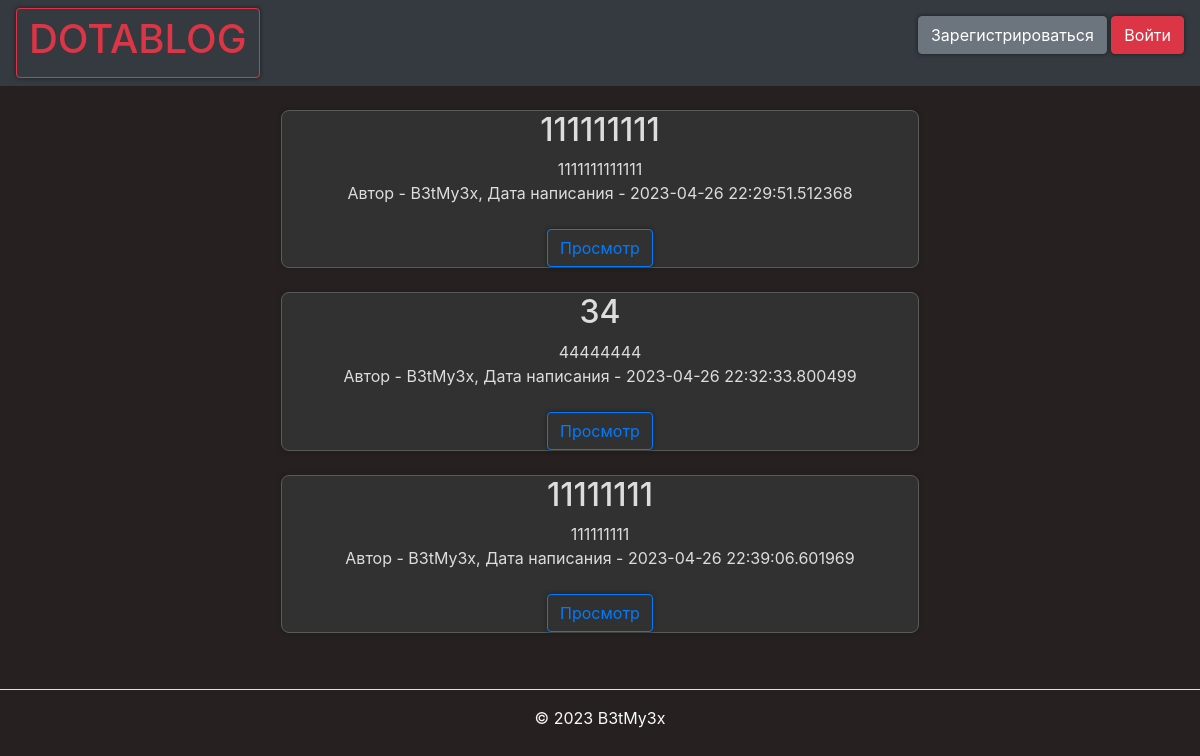
The page /feed on the database as committed earlier.
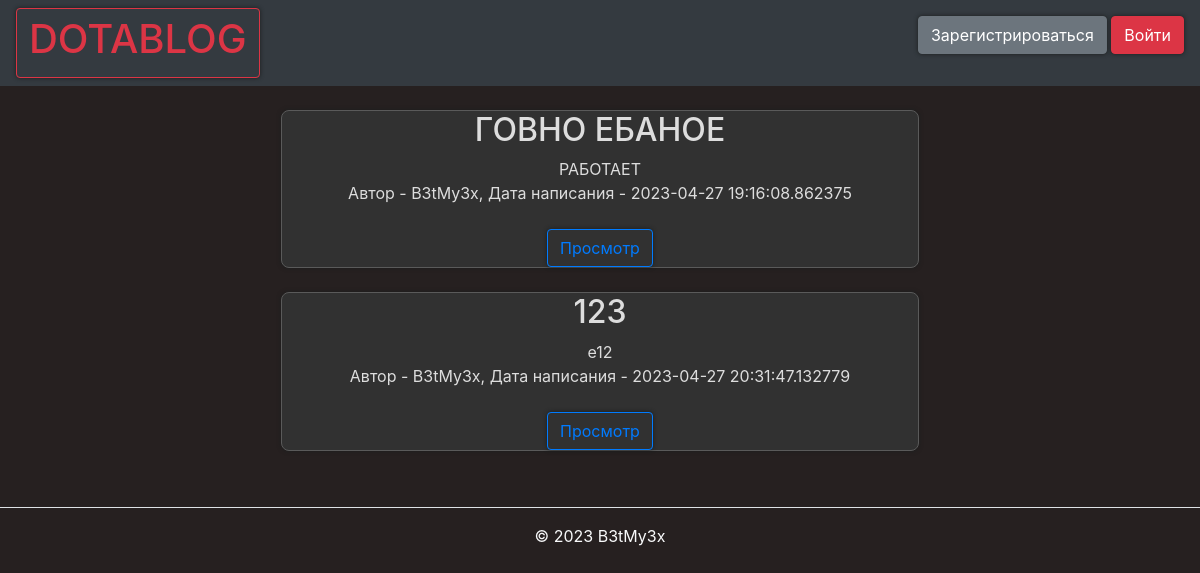
The same page on the database as committed later.
### data/news.py (models this page shows)
class News(SqlAlchemyBase):
    __tablename__ = 'news'
    categories = orm.relationship("Category",
                                  secondary="association",
                                  backref="news")
    id = sqlalchemy.Column(sqlalchemy.Integer,
                           primary_key=True, autoincrement=True)
    title = sqlalchemy.Column(sqlalchemy.String, nullable=True)
    content = sqlalchemy.Column(sqlalchemy.String, nullable=True)
    created_date = sqlalchemy.Column(sqlalchemy.DateTime,
                                     default=datetime.datetime.now)
    is_private = sqlalchemy.Column(sqlalchemy.Boolean, default=True)
    user_id = sqlalchemy.Column(sqlalchemy.Integer,
                                sqlalchemy.ForeignKey("users.id"))
    build = sqlalchemy.Column(sqlalchemy.String, nullable=True)
    user = orm.relationship('User')

### data/users.py (models this page shows, shortened)
class User(SqlAlchemyBase, UserMixin):
    __tablename__ = 'users'
    id = sqlalchemy.Column(sqlalchemy.Integer,
                           primary_key=True, autoincrement=True)
    name = sqlalchemy.Column(sqlalchemy.String, nullable=True)
    about = sqlalchemy.Column(sqlalchemy.String, nullable=True)
    email = sqlalchemy.Column(sqlalchemy.String,
                              index=True, unique=True, nullable=True)
    hashed_password = sqlalchemy.Column(sqlalchemy.String, nullable=True)
    created_date = sqlalchemy.Column(sqlalchemy.DateTime,
                                     default=datetime.datetime.now)
    role = sqlalchemy.Column(sqlalchemy.String,
                              index=True, unique=True, nullable=True)
    news = orm.relationship("News", back_populates='user')

### main.py (the view)
@app.route("/feed")
def index():
    db_sess = db_session.create_session()
    news = db_sess.query(News).filter(News.is_private != True)
    return render_template("index.html", news=news, role=is_admin(), true=True)
    if current_user.is_authenticated:
        news = db_sess.query(News).filter(
            (News.user == current_user) | (News.is_private != True))
    else:
        news = db_sess.query(News).filter(News.is_private != True)

### data/db_session.py (called while the page is built)
def create_session() -> Session:
    global __factory
    return __factory()

### main.py (called while the page is built)
def is_admin():
    db_sess = db_session.create_session()
    user = db_sess.query(User).filter(User.id == current_user.get_id()).first()
    if type(user) != 'NoneType':
        return False
    if user.role == "admin":
        return True
    return False

### templates/index.html (shortened to what this page needs)
{% extends "base.html" %}
{% block content %}
{% for item in news%}
<br>
<center>
<div class="di1">
    <h2>{{item.title}}</h2>
    <div>
        {{item.content}}
    </div>
    <div>
        Автор - {{item.user.name}}, Дата написания - {{item.created_date}}
    </div>
    <br>
    <div>
        <a href="/news/{{ item.id }}" class="btn btn-outline-primary">
            Просмотр
        </a>
    </div>
</div>
</center>
{% endfor %}
{% endblock %}

### templates/base.html (shortened to what this page needs)
<!doctype html>
<html lang="en">
<head>
    <link rel="stylesheet"
          href="https://stackpath.bootstrapcdn.com/bootstrap/4.4.1/css/bootstrap.min.css"
>
</head>
<body style="color:#f8f9fa; background-color:#262020 ">
<header>
    <nav class="navbar navbar-dark bg-dark">
        <a class="btn btn-outline-danger" href="/feed"><h1>DOTABLOG</h1></a>
        {% if current_user.is_authenticated %}
    <a class="btn btn-outline-danger" href="/logout">{{ current_user.name }}</a>
{% else %}
    <p>
        <a class="btn btn-secondary" href="/register">Зарегистрироваться</a>
        <a class="btn btn-danger" href="/login">Войти</a>
    </p>
{% endif %}
    </nav>
</header>
<main role="main" class="container">
    {% block content %}{% endblock %}
</main>
</body>
<footer class="py-3 my-4">
    <ul class="nav justify-content-center border-bottom pb-3 mb-3">
    </ul>
    <p class="text-center text-body-secondary">© 2023 B3tMy3x</p>
  </footer>
</html>

### templates/base.html (style rules this page uses)
html { overflow-y: scroll; }
body { -webkit-touch-callout: none; -webkit-user-select: none; -khtml-user-select: none; -moz-user-select: none; -ms-user-select: none; user-select: none; }
.di1 { display: block; background-color: #313131; margin-left: auto; margin-right: auto; width: 638px; -moz-box-shadow: 0px 0px 4px 0px #1c1e1e; -webkit-box-shadow: 0px 0px 4px 0px #1c1e1e; box-shadow: 0px 0px 4px 0px #1c1e1e; border-radius: 8px; border: 1.25px solid #5a5a5a; color: #ddd; outline: 0; }
a, input, textarea { filter: progid:DXImageTransform.Microsoft.gradient(startColorstr='#252626', endColorstr='#2f3031'); background: #313131 -moz-box-shadow: 0px 0px 4px 0px #1c1e1e; -webkit-box-shadow: 0px 0px 4px 0px #1c1e1e; box-shadow: 0px 0px 4px 0px #1c1e1e; border-radius: 8px; border: 1px solid #333; color: #ddd; outline: 0; }

Rows that differ between the two databases and show on the page:
removed News: title "111111111", content "1111111111111", user.name "B3tMy3x", created_date "2023-04-26 22:29:51.512368"
removed News: title "34", content "44444444", user.name "B3tMy3x", created_date "2023-04-26 22:32:33.800499"
removed News: title "11111111", content "111111111", user.name "B3tMy3x", created_date "2023-04-26 22:39:06.601969"
added News: title "ГОВНО ЕБАНОЕ", content "РАБОТАЕТ", user.name "B3tMy3x", created_date "2023-04-27 19:16:08.862375"
added News: title "123", content "e12", user.name "B3tMy3x", created_date "2023-04-27 20:31:47.132779"
